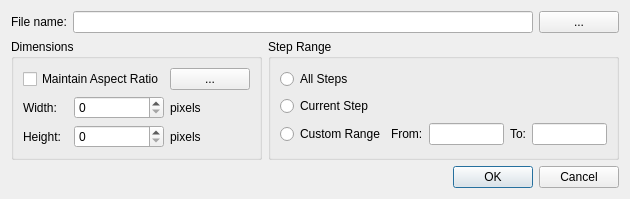
<?xml version="1.0" encoding="UTF-8"?>
<ui version="4.0">
 <class>lcQImageDialog</class>
 <widget class="QDialog" name="lcQImageDialog">
  <property name="geometry">
   <rect>
    <x>0</x>
    <y>0</y>
    <width>545</width>
    <height>181</height>
   </rect>
  </property>
  <property name="windowTitle">
   <string>Save Image</string>
  </property>
  <layout class="QVBoxLayout" name="verticalLayout">
   <item>
    <layout class="QVBoxLayout" name="verticalLayout_2">
     <item>
      <layout class="QHBoxLayout" name="horizontalLayout_2">
       <item>
        <widget class="QLabel" name="label">
         <property name="text">
          <string>File name:</string>
         </property>
         <property name="buddy">
          <cstring>fileName</cstring>
         </property>
        </widget>
       </item>
       <item>
        <widget class="QLineEdit" name="fileName"/>
       </item>
       <item>
        <widget class="QPushButton" name="fileNameBrowse">
         <property name="text">
          <string>...</string>
         </property>
        </widget>
       </item>
      </layout>
     </item>
     <item>
      <layout class="QHBoxLayout" name="horizontalLayout_3">
       <item>
        <widget class="QGroupBox" name="groupBox">
         <property name="sizePolicy">
          <sizepolicy hsizetype="Expanding" vsizetype="Preferred">
           <horstretch>0</horstretch>
           <verstretch>0</verstretch>
          </sizepolicy>
         </property>
         <property name="title">
          <string>Dimensions</string>
         </property>
         <layout class="QGridLayout" name="gridLayout_2">
          <item row="1" column="0">
           <widget class="QLabel" name="label_3">
            <property name="text">
             <string>Width:</string>
            </property>
           </widget>
          </item>
          <item row="2" column="3">
           <widget class="QLabel" name="label_6">
            <property name="text">
             <string>pixels</string>
            </property>
           </widget>
          </item>
          <item row="2" column="0">
           <widget class="QLabel" name="label_4">
            <property name="text">
             <string>Height:</string>
            </property>
           </widget>
          </item>
          <item row="1" column="3">
           <widget class="QLabel" name="label_5">
            <property name="text">
             <string>pixels</string>
            </property>
           </widget>
          </item>
          <item row="0" column="0" colspan="3">
           <widget class="QCheckBox" name="aspectRatio">
            <property name="text">
             <string>Maintain Aspect Ratio</string>
            </property>
           </widget>
          </item>
          <item row="0" column="3">
           <widget class="QPushButton" name="reset">
            <property name="toolTip">
             <string>Reset to original values</string>
            </property>
            <property name="text">
             <string>...</string>
            </property>
           </widget>
          </item>
          <item row="2" column="1" colspan="2">
           <widget class="QSpinBox" name="height"/>
          </item>
          <item row="1" column="1" colspan="2">
           <widget class="QSpinBox" name="width"/>
          </item>
         </layout>
        </widget>
       </item>
       <item>
        <widget class="QGroupBox" name="groupBox_2">
         <property name="title">
          <string>Step Range</string>
         </property>
         <layout class="QVBoxLayout" name="verticalLayout_3">
          <item>
           <widget class="QRadioButton" name="rangeAll">
            <property name="text">
             <string>All Steps</string>
            </property>
           </widget>
          </item>
          <item>
           <widget class="QRadioButton" name="rangeCurrent">
            <property name="text">
             <string>Current Step</string>
            </property>
           </widget>
          </item>
          <item>
           <layout class="QHBoxLayout" name="horizontalLayout">
            <item>
             <widget class="QRadioButton" name="rangeCustom">
              <property name="text">
               <string>Custom Range</string>
              </property>
             </widget>
            </item>
            <item>
             <widget class="QLabel" name="label_2">
              <property name="text">
               <string>From:</string>
              </property>
             </widget>
            </item>
            <item>
             <widget class="QLineEdit" name="firstStep">
              <property name="minimumSize">
               <size>
                <width>75</width>
                <height>0</height>
               </size>
              </property>
              <property name="maximumSize">
               <size>
                <width>75</width>
                <height>16777215</height>
               </size>
              </property>
             </widget>
            </item>
            <item>
             <widget class="QLabel" name="label_7">
              <property name="text">
               <string>To:</string>
              </property>
             </widget>
            </item>
            <item>
             <widget class="QLineEdit" name="lastStep">
              <property name="minimumSize">
               <size>
                <width>75</width>
                <height>0</height>
               </size>
              </property>
              <property name="maximumSize">
               <size>
                <width>75</width>
                <height>16777215</height>
               </size>
              </property>
             </widget>
            </item>
           </layout>
          </item>
         </layout>
        </widget>
       </item>
      </layout>
     </item>
    </layout>
   </item>
   <item>
    <widget class="QDialogButtonBox" name="buttonBox">
     <property name="orientation">
      <enum>Qt::Horizontal</enum>
     </property>
     <property name="standardButtons">
      <set>QDialogButtonBox::Cancel|QDialogButtonBox::Ok</set>
     </property>
    </widget>
   </item>
  </layout>
 </widget>
 <tabstops>
  <tabstop>fileName</tabstop>
  <tabstop>fileNameBrowse</tabstop>
  <tabstop>rangeAll</tabstop>
  <tabstop>rangeCurrent</tabstop>
  <tabstop>rangeCustom</tabstop>
  <tabstop>firstStep</tabstop>
  <tabstop>lastStep</tabstop>
  <tabstop>buttonBox</tabstop>
 </tabstops>
 <resources/>
 <connections>
  <connection>
   <sender>buttonBox</sender>
   <signal>accepted()</signal>
   <receiver>lcQImageDialog</receiver>
   <slot>accept()</slot>
   <hints>
    <hint type="sourcelabel">
     <x>222</x>
     <y>225</y>
    </hint>
    <hint type="destinationlabel">
     <x>157</x>
     <y>239</y>
    </hint>
   </hints>
  </connection>
  <connection>
   <sender>buttonBox</sender>
   <signal>rejected()</signal>
   <receiver>lcQImageDialog</receiver>
   <slot>reject()</slot>
   <hints>
    <hint type="sourcelabel">
     <x>290</x>
     <y>231</y>
    </hint>
    <hint type="destinationlabel">
     <x>286</x>
     <y>239</y>
    </hint>
   </hints>
  </connection>
 </connections>
</ui>
